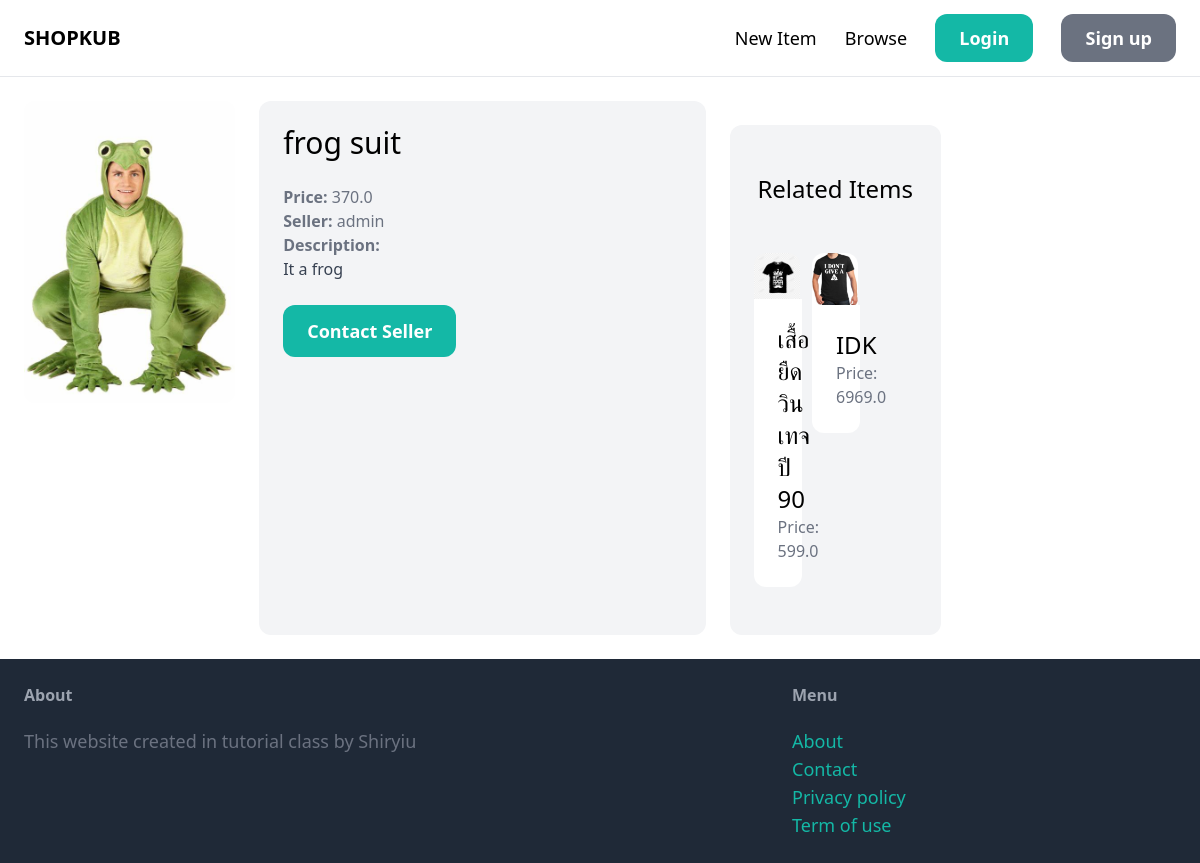
Page /items/11/ on the committed database.
### item/models.py (models this page shows, shortened)
class Item(models.Model):
    category = models.ForeignKey(Category, related_name="items", on_delete=models.CASCADE)
    name = models.CharField(max_length=255)
    description = models.TextField(blank=True, null=True)
    price = models.FloatField()
    image = models.ImageField(upload_to="item_images", blank=True, null=True)
    is_sold = models.BooleanField(default=False)
    created_by = models.ForeignKey(User, related_name="items", on_delete=models.CASCADE)
    created_at = models.DateTimeField(auto_now_add=True)

### item/views.py (the view)
# urls.py: path("<int:pk>/", views.detail, name="detail"),
def detail(request, pk):
    item = get_object_or_404(Item, pk=pk)
    related_items = Item.objects.filter(category=item.category, is_sold=False).exclude(pk=pk)[:3]
    return render(request, "item/detail.html", { "item":item, "related_items": related_items })

### item/templates/item/detail.html (shortened to what this page needs)
{% extends 'core/base.html' %}
{% block content %}
<div class="grid grid-cols-5 gap-6">
    <div class="grid-cols-3">
        <img src="{{item.image.url}}" class="rounded-xl">
    </div>
    <div class="col-span-2 p-6 bg-gray-100 rounded-xl">
        <h1 class="mb-6 text-3xl">{{item.name}}</h1>
        <p class="text-gray-500"><strong>Price: </strong>{{item.price}}</p>
        <p class="text-gray-500"><strong>Seller: </strong>{{item.created_by.username}}</p>
        {% if item.description %}
        <p class="text-gray-700">
            <strong class="text-gray-500">Description: </strong><br>
            {{item.description}}
        </p>
        {% endif %}
        <a href="#" class="inline-block mt-6 px-6 py-3 text-lg font-semibold bg-teal-500 text-white rounded-xl hover:bg-teal-700">
            Contact Seller
        </a>
    </div>
    <div class="mt-6 px-6 py-12 bg-gray-100 rounded-xl">
        <h2 class="mb-12 text-2xl text-center">Related Items</h2>
        <div class="grid grid-cols-3 gap-3">
            {% for item in related_items %}
            <a href="{% url 'item:detail' item.id %}">
                <div>
                    <img src="{{item.image.url}}" class="rounded-t-xl">
                </div>
                <div class="p-6 bg-white rounded-b-xl">
                    <h2 class="text-2xl"> {{item.name}} </h2>
                    <p class="text-gray-500"> Price: {{item.price}} </p>
                </div>
            </a>
            {% endfor %}
        </div>
    </div>
</div>
{% endblock %}

### rows in the picture
Item: image (picture), name "frog suit", price "370.0", created_by.username "admin", description "It a frog"
Item: image (picture), name "เสื้อยืดวินเทจ ปี 90", price "599.0"
Item: image (picture), name "IDK", price "6969.0"
